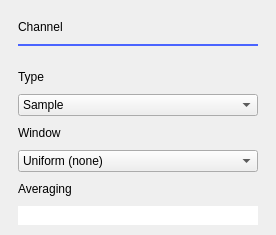
             <widget class="QWidget" name="channelSettings">
              <layout class="QVBoxLayout" name="verticalLayout_4">
               <property name="spacing">
                <number>10</number>
               </property>
               <property name="leftMargin">
                <number>18</number>
               </property>
               <property name="topMargin">
                <number>20</number>
               </property>
               <property name="rightMargin">
                <number>18</number>
               </property>
               <property name="bottomMargin">
                <number>0</number>
               </property>
               <item>
                <widget class="QLabel" name="channelSettingsTitle">
                 <property name="text">
                  <string>Channel</string>
                 </property>
                </widget>
               </item>
               <item>
                <widget class="Line" name="lineChannelSettingsTitle">
                 <property name="minimumSize">
                  <size>
                   <width>240</width>
                   <height>2</height>
                  </size>
                 </property>
                 <property name="maximumSize">
                  <size>
                   <width>240</width>
                   <height>2</height>
                  </size>
                 </property>
                 <property name="styleSheet">
                  <string notr="true">border: 2px solid rgb(74, 100, 255);</string>
                 </property>
                 <property name="orientation">
                  <enum>Qt::Horizontal</enum>
                 </property>
                </widget>
               </item>
               <item>
                <spacer name="verticalSpacer_3">
                 <property name="orientation">
                  <enum>Qt::Vertical</enum>
                 </property>
                 <property name="sizeType">
                  <enum>QSizePolicy::Fixed</enum>
                 </property>
                 <property name="sizeHint" stdset="0">
                  <size>
                   <width>10</width>
                   <height>14</height>
                  </size>
                 </property>
                </spacer>
               </item>
               <item>
                <widget class="QLabel" name="label_type">
                 <property name="text">
                  <string>Type</string>
                 </property>
                </widget>
               </item>
               <item>
                <widget class="QComboBox" name="comboBox_type">
                 <item>
                  <property name="text">
                   <string>Sample</string>
                  </property>
                 </item>
                 <item>
                  <property name="text">
                   <string>and other types</string>
                  </property>
                 </item>
                </widget>
               </item>
               <item>
                <widget class="QLabel" name="label_window">
                 <property name="text">
                  <string>Window</string>
                 </property>
                </widget>
               </item>
               <item>
                <widget class="QComboBox" name="comboBox_window">
                 <item>
                  <property name="text">
                   <string>Uniform (none)</string>
                  </property>
                 </item>
                 <item>
                  <property name="text">
                   <string>and others windows</string>
                  </property>
                 </item>
                </widget>
               </item>
               <item>
                <widget class="QLabel" name="label_averaging">
                 <property name="text">
                  <string>Averaging</string>
                 </property>
                </widget>
               </item>
               <item>
                <widget class="QSpinBox" name="spinBox_averaging">
                 <property name="styleSheet">
                  <string notr="true">font-size: 14px;
color: white;
border: 0px;
border-bottom: 1px solid rgba(255,255,255,100);</string>
                 </property>
                 <property name="buttonSymbols">
                  <enum>QAbstractSpinBox::NoButtons</enum>
                 </property>
                 <property name="minimum">
                  <number>1</number>
                 </property>
                 <property name="maximum">
                  <number>100</number>
                 </property>
                </widget>
               </item>
               <item>
                <spacer name="verticalSpacer_4">
                 <property name="orientation">
                  <enum>Qt::Vertical</enum>
                 </property>
                 <property name="sizeHint" stdset="0">
                  <size>
                   <width>10</width>
                   <height>10</height>
                  </size>
                 </property>
                </spacer>
               </item>
              </layout>
             </widget>
